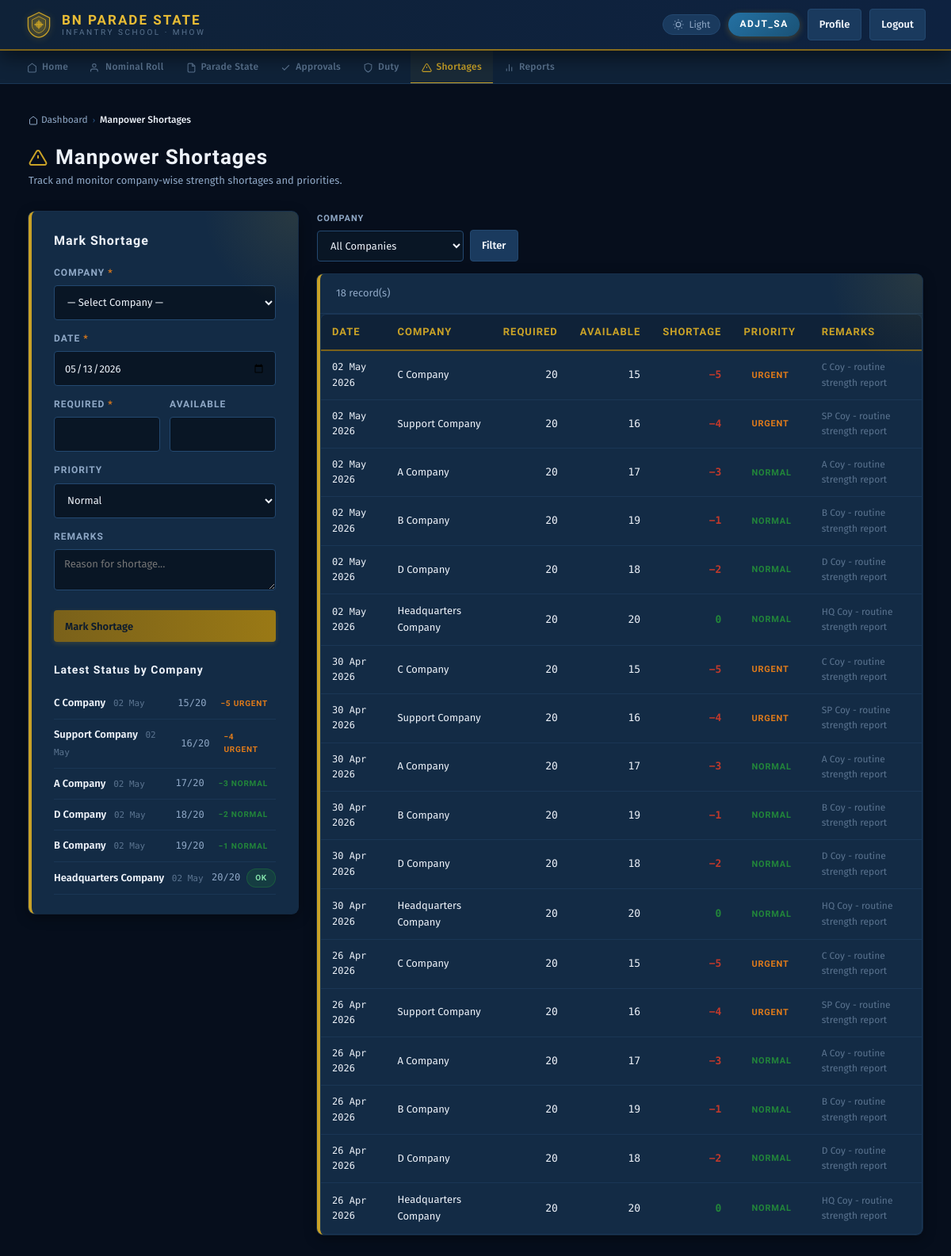
Before: /adjt_sa/manpower_shortages.php (signed in) with the older database file.
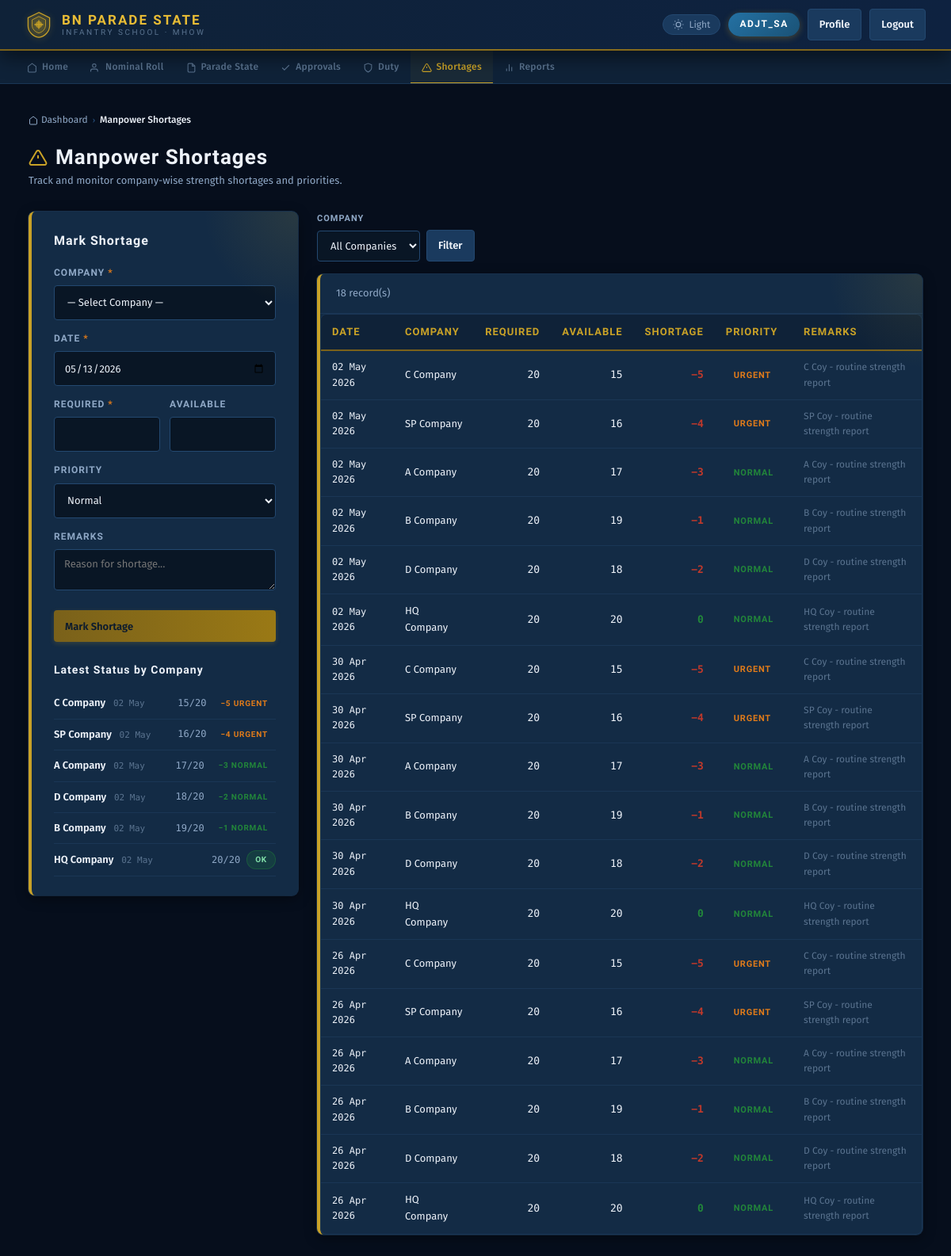
After: the same page with the newer database file.
### tables this page shows
CREATE TABLE manpower_shortages (
    id INT AUTO_INCREMENT PRIMARY KEY,
    company_id INT NOT NULL,
    shortage_date DATE NOT NULL,
    required_strength INT NOT NULL,
    available_strength INT NOT NULL,
    priority ENUM('Normal','Urgent','Critical') DEFAULT 'Normal',
    remarks TEXT DEFAULT NULL,
    marked_by INT DEFAULT NULL,
    FOREIGN KEY (company_id) REFERENCES companies(id),
    FOREIGN KEY (marked_by) REFERENCES users(id)
);

CREATE TABLE companies (
    id INT AUTO_INCREMENT PRIMARY KEY,
    company_name VARCHAR(100) NOT NULL,
    short_name VARCHAR(20) NOT NULL,
    is_active TINYINT DEFAULT 1
);

### adjt_sa/manpower_shortages.php (the view, shortened to what the changed rows need)
<?php
include("../config/db.php");
function h($v) { return htmlspecialchars((string)$v, ENT_QUOTES, 'UTF-8'); }
$fCoy = (int)($_GET["coy"] ?? 0);
$whereCoy = $fCoy ? "WHERE ms.company_id=$fCoy" : '';
$records  = mysqli_fetch_all(mysqli_query($conn,
    "SELECT ms.id, ms.shortage_date, ms.required_strength, ms.available_strength,
            ms.priority, ms.remarks,
            c.company_name, c.short_name,
            ms.required_strength - ms.available_strength AS shortage
     FROM manpower_shortages ms
     JOIN companies c ON c.id = ms.company_id
     $whereCoy
     ORDER BY ms.shortage_date DESC, ms.priority DESC
     LIMIT 100"), MYSQLI_ASSOC);
$summary = mysqli_fetch_all(mysqli_query($conn,
    "SELECT c.company_name, c.short_name,
            ms.required_strength, ms.available_strength,
            ms.required_strength - ms.available_strength AS shortage,
            ms.priority, ms.shortage_date
     FROM manpower_shortages ms
     JOIN companies c ON c.id=ms.company_id
     JOIN (SELECT company_id, MAX(shortage_date) AS mdate FROM manpower_shortages GROUP BY company_id) latest
          ON ms.company_id=latest.company_id AND ms.shortage_date=latest.mdate
     ORDER BY shortage DESC"), MYSQLI_ASSOC);
?>
<!DOCTYPE html>
<html lang="en">
<head>
    <link rel="stylesheet" href="../assets/css/style.css">
</head>
<body>
<main id="main-content" class="container">
    <div class="page-header">
        <h1><svg viewBox="0 0 24 24" fill="none" stroke="currentColor" stroke-width="2"><path d="M10.29 3.86L1.82 18a2 2 0 001.71 3h16.94a2 2 0 001.71-3L13.71 3.86a2 2 0 00-3.42 0z"/><line x1="12" y1="9" x2="12" y2="13"/><line x1="12" y1="17" x2="12.01" y2="17"/></svg>Manpower Shortages</h1>
    </div>
    <div class="split-layout">
        <div class="panel">
            <h2 style="font-size:16px;margin-bottom:18px;">Mark Shortage</h2>
            <?php if (!empty($summary)): ?>
            <div style="margin-top:24px;">
                <h2 style="font-size:14px;margin-bottom:12px;">Latest Status by Company</h2>
                <?php foreach ($summary as $s):
                    $defColor = $s['priority']==='Critical'?'var(--status-absent)':($s['priority']==='Urgent'?'var(--saffron)':'var(--status-present)');
                ?>
                <div style="display:flex;align-items:center;justify-content:space-between;padding:8px 0;border-bottom:1px solid var(--border-subtle);gap:10px;">
                    <div>
                        <span style="font-weight:600;font-size:13px;"><?php echo h($s['company_name']); ?></span>
                        <span class="mono-sm text-muted" style="margin-left:6px;"><?php echo h(date('d M',strtotime($s['shortage_date']))); ?></span>
                    </div>
                    <div style="display:flex;align-items:center;gap:8px;">
                        <span class="mono" style="color:var(--text-secondary);"><?php echo $s['available_strength']; ?>/<?php echo $s['required_strength']; ?></span>
                        <?php if ($s['shortage'] > 0): ?>
                        <span class="status-badge" style="background:<?php echo $defColor; ?>22;color:<?php echo $defColor; ?>;border:1px solid <?php echo $defColor; ?>44;font-size:10px;">
                            −<?php echo $s['shortage']; ?> <?php echo h($s['priority']); ?>
                        </span>
                        <?php else: ?>
                        <span class="status-badge status-present" style="font-size:10px;">OK</span>
                        <?php endif; ?>
                    </div>
                </div>
                <?php endforeach; ?>
            </div>
            <?php endif; ?>
        </div>
        <div>
            <?php if (empty($records)): ?>
            <div class="panel">
                <div class="empty-state">
                    <svg viewBox="0 0 24 24" fill="none" stroke="currentColor" stroke-width="1.5"><path d="M10.29 3.86L1.82 18a2 2 0 001.71 3h16.94a2 2 0 001.71-3L13.71 3.86a2 2 0 00-3.42 0z"/></svg>
                    <h3>No Shortage Records</h3>
                    <p>No shortage entries found. Use the form to mark a shortage.</p>
                </div>
            </div>
            <?php else: ?>
            <div class="panel" style="padding:0;overflow:hidden;">
                <div class="table-wrap">
                    <table>
                        <thead><tr><th>Date</th><th>Company</th><th class="num">Required</th><th class="num">Available</th><th class="num">Shortage</th><th>Priority</th><th>Remarks</th></tr></thead>
                        <tbody>
                        <?php foreach ($records as $r):
                            $prioBg = match($r['priority']){ 'Critical'=>'var(--status-absent)', 'Urgent'=>'var(--saffron)', default=>'var(--status-present)' };
                        ?>
                        <tr>
                            <td class="mono"><?php echo h(date('d M Y',strtotime($r['shortage_date']))); ?></td>
                            <td><?php echo h($r['company_name']); ?></td>
                            <td class="num"><?php echo (int)$r['required_strength']; ?></td>
                            <td class="num"><?php echo (int)$r['available_strength']; ?></td>
                            <td class="num fw-bold" style="color:<?php echo $r['shortage']>0?'var(--status-absent)':'var(--status-present)'; ?>">
                                <?php echo $r['shortage']>0 ? '−'.(int)$r['shortage'] : '0'; ?>
                            </td>
                            <td><span class="status-badge" style="background:<?php echo $prioBg; ?>22;color:<?php echo $prioBg; ?>;border:1px solid <?php echo $prioBg; ?>44;"><?php echo h($r['priority']); ?></span></td>
                            <td class="text-muted" style="font-size:12px;max-width:200px;"><?php echo h($r['remarks'] ?: '—'); ?></td>
                        </tr>
                        <?php endforeach; ?>
                        </tbody>
                    </table>
                </div>
            </div>
            <?php endif; ?>
        </div>
    </div>
</main>
</body>
</html>

Changed rows visible on the page:
changed through a linked row, manpower_shortages (number 2 of 18 on the later page): company.company_name "Support Company" → "SP Company"
changed through a linked row, manpower_shortages (number 6 of 18 on the later page): company.company_name "Headquarters Company" → "HQ Company"
changed through a linked row, manpower_shortages (number 8 of 18 on the later page): company.company_name "Support Company" → "SP Company"
changed through a linked row, manpower_shortages (number 12 of 18 on the later page): company.company_name "Headquarters Company" → "HQ Company"
changed through a linked row, manpower_shortages (number 14 of 18 on the later page): company.company_name "Support Company" → "SP Company"
changed through a linked row, manpower_shortages (number 18 of 18 on the later page): company.company_name "Headquarters Company" → "HQ Company"
Other visible differences:
new list line: "SP Company 02 May 16 / 20 − 4 URGENT"
new list line: "HQ Company 02 May 20 / 20 OK"
list line gone: "Support Company 02 May 16 / 20 − 4 URGENT"
list line gone: "Headquarters Company 02 May 20 / 20 OK"
